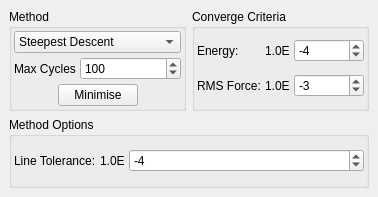
<ui version="4.0" >
 <class>MinimiserWidget</class>
 <widget class="QWidget" name="MinimiserWidget" >
  <property name="geometry" >
   <rect>
    <x>0</x>
    <y>0</y>
    <width>378</width>
    <height>197</height>
   </rect>
  </property>
  <property name="windowTitle" >
   <string>Minimiser</string>
  </property>
  <property name="windowIcon" >
   <iconset resource="icons.qrc" >:/stackicons/icons/stack_minimiser.svg</iconset>
  </property>
  <layout class="QVBoxLayout" >
   <property name="margin" >
    <number>9</number>
   </property>
   <property name="spacing" >
    <number>6</number>
   </property>
   <item>
    <layout class="QHBoxLayout" >
     <property name="margin" >
      <number>0</number>
     </property>
     <property name="spacing" >
      <number>6</number>
     </property>
     <item>
      <widget class="QGroupBox" name="groupBox" >
       <property name="sizePolicy" >
        <sizepolicy>
         <hsizetype>1</hsizetype>
         <vsizetype>1</vsizetype>
         <horstretch>0</horstretch>
         <verstretch>0</verstretch>
        </sizepolicy>
       </property>
       <property name="title" >
        <string>Method</string>
       </property>
       <layout class="QVBoxLayout" >
        <property name="margin" >
         <number>2</number>
        </property>
        <property name="spacing" >
         <number>4</number>
        </property>
        <item>
         <widget class="QComboBox" name="MinimiserMethodCombo" >
          <property name="sizePolicy" >
           <sizepolicy>
            <hsizetype>7</hsizetype>
            <vsizetype>0</vsizetype>
            <horstretch>0</horstretch>
            <verstretch>0</verstretch>
           </sizepolicy>
          </property>
          <item>
           <property name="text" >
            <string>Steepest Descent</string>
           </property>
          </item>
          <item>
           <property name="text" >
            <string>Conjugate Gradient</string>
           </property>
          </item>
          <item>
           <property name="text" >
            <string>Monte Carlo (Molecular)</string>
           </property>
          </item>
          <item>
           <property name="text" >
            <string>Simplex</string>
           </property>
          </item>
         </widget>
        </item>
        <item>
         <layout class="QHBoxLayout" >
          <property name="margin" >
           <number>0</number>
          </property>
          <property name="spacing" >
           <number>4</number>
          </property>
          <item>
           <widget class="QLabel" name="label_46" >
            <property name="text" >
             <string>Max Cycles</string>
            </property>
           </widget>
          </item>
          <item>
           <widget class="QSpinBox" name="MinimiseCyclesSpin" >
            <property name="sizePolicy" >
             <sizepolicy>
              <hsizetype>7</hsizetype>
              <vsizetype>0</vsizetype>
              <horstretch>0</horstretch>
              <verstretch>0</verstretch>
             </sizepolicy>
            </property>
            <property name="maximum" >
             <number>10000</number>
            </property>
            <property name="minimum" >
             <number>1</number>
            </property>
            <property name="singleStep" >
             <number>2</number>
            </property>
            <property name="value" >
             <number>100</number>
            </property>
           </widget>
          </item>
         </layout>
        </item>
        <item>
         <layout class="QHBoxLayout" >
          <property name="margin" >
           <number>0</number>
          </property>
          <property name="spacing" >
           <number>4</number>
          </property>
          <item>
           <spacer>
            <property name="orientation" >
             <enum>Qt::Horizontal</enum>
            </property>
            <property name="sizeHint" >
             <size>
              <width>21</width>
              <height>20</height>
             </size>
            </property>
           </spacer>
          </item>
          <item>
           <widget class="QPushButton" name="MinimiseButton" >
            <property name="text" >
             <string>Minimise</string>
            </property>
           </widget>
          </item>
          <item>
           <spacer>
            <property name="orientation" >
             <enum>Qt::Horizontal</enum>
            </property>
            <property name="sizeHint" >
             <size>
              <width>21</width>
              <height>20</height>
             </size>
            </property>
           </spacer>
          </item>
         </layout>
        </item>
       </layout>
      </widget>
     </item>
     <item>
      <widget class="QGroupBox" name="ConvergenceGroup" >
       <property name="sizePolicy" >
        <sizepolicy>
         <hsizetype>7</hsizetype>
         <vsizetype>1</vsizetype>
         <horstretch>0</horstretch>
         <verstretch>0</verstretch>
        </sizepolicy>
       </property>
       <property name="title" >
        <string>Converge Criteria</string>
       </property>
       <layout class="QGridLayout" >
        <property name="margin" >
         <number>2</number>
        </property>
        <property name="spacing" >
         <number>4</number>
        </property>
        <item row="0" column="0" >
         <widget class="QLabel" name="label_9" >
          <property name="sizePolicy" >
           <sizepolicy>
            <hsizetype>1</hsizetype>
            <vsizetype>5</vsizetype>
            <horstretch>0</horstretch>
            <verstretch>0</verstretch>
           </sizepolicy>
          </property>
          <property name="text" >
           <string>Energy:</string>
          </property>
         </widget>
        </item>
        <item row="1" column="1" >
         <widget class="QLabel" name="label_45" >
          <property name="sizePolicy" >
           <sizepolicy>
            <hsizetype>1</hsizetype>
            <vsizetype>5</vsizetype>
            <horstretch>0</horstretch>
            <verstretch>0</verstretch>
           </sizepolicy>
          </property>
          <property name="text" >
           <string>1.0E</string>
          </property>
         </widget>
        </item>
        <item row="0" column="1" >
         <widget class="QLabel" name="label_26" >
          <property name="sizePolicy" >
           <sizepolicy>
            <hsizetype>1</hsizetype>
            <vsizetype>5</vsizetype>
            <horstretch>0</horstretch>
            <verstretch>0</verstretch>
           </sizepolicy>
          </property>
          <property name="text" >
           <string>1.0E</string>
          </property>
         </widget>
        </item>
        <item row="1" column="0" >
         <widget class="QLabel" name="label_10" >
          <property name="sizePolicy" >
           <sizepolicy>
            <hsizetype>1</hsizetype>
            <vsizetype>5</vsizetype>
            <horstretch>0</horstretch>
            <verstretch>0</verstretch>
           </sizepolicy>
          </property>
          <property name="text" >
           <string>RMS Force:</string>
          </property>
         </widget>
        </item>
        <item row="0" column="2" >
         <widget class="QSpinBox" name="EnergyConvergeSpin" >
          <property name="sizePolicy" >
           <sizepolicy>
            <hsizetype>7</hsizetype>
            <vsizetype>0</vsizetype>
            <horstretch>0</horstretch>
            <verstretch>0</verstretch>
           </sizepolicy>
          </property>
          <property name="maximum" >
           <number>1</number>
          </property>
          <property name="minimum" >
           <number>-10</number>
          </property>
          <property name="value" >
           <number>-4</number>
          </property>
         </widget>
        </item>
        <item row="1" column="2" >
         <widget class="QSpinBox" name="ForceConvergeSpin" >
          <property name="enabled" >
           <bool>true</bool>
          </property>
          <property name="sizePolicy" >
           <sizepolicy>
            <hsizetype>7</hsizetype>
            <vsizetype>0</vsizetype>
            <horstretch>0</horstretch>
            <verstretch>0</verstretch>
           </sizepolicy>
          </property>
          <property name="maximum" >
           <number>1</number>
          </property>
          <property name="minimum" >
           <number>-10</number>
          </property>
          <property name="value" >
           <number>-3</number>
          </property>
         </widget>
        </item>
       </layout>
      </widget>
     </item>
    </layout>
   </item>
   <item>
    <widget class="QGroupBox" name="MethodOptionsGroup" >
     <property name="sizePolicy" >
      <sizepolicy>
       <hsizetype>1</hsizetype>
       <vsizetype>1</vsizetype>
       <horstretch>0</horstretch>
       <verstretch>0</verstretch>
      </sizepolicy>
     </property>
     <property name="title" >
      <string>Method Options</string>
     </property>
     <layout class="QVBoxLayout" >
      <property name="margin" >
       <number>2</number>
      </property>
      <property name="spacing" >
       <number>4</number>
      </property>
      <item>
       <widget class="QStackedWidget" name="MethodOptionsStack" >
        <property name="sizePolicy" >
         <sizepolicy>
          <hsizetype>7</hsizetype>
          <vsizetype>1</vsizetype>
          <horstretch>0</horstretch>
          <verstretch>0</verstretch>
         </sizepolicy>
        </property>
        <property name="currentIndex" >
         <number>1</number>
        </property>
        <widget class="QWidget" name="MinimiseSDPage" >
         <layout class="QHBoxLayout" >
          <property name="margin" >
           <number>0</number>
          </property>
          <property name="spacing" >
           <number>4</number>
          </property>
          <item>
           <layout class="QHBoxLayout" >
            <property name="margin" >
             <number>0</number>
            </property>
            <property name="spacing" >
             <number>4</number>
            </property>
            <item>
             <widget class="QLabel" name="label_20" >
              <property name="sizePolicy" >
               <sizepolicy>
                <hsizetype>1</hsizetype>
                <vsizetype>5</vsizetype>
                <horstretch>0</horstretch>
                <verstretch>0</verstretch>
               </sizepolicy>
              </property>
              <property name="text" >
               <string>Line Tolerance:</string>
              </property>
             </widget>
            </item>
            <item>
             <widget class="QLabel" name="label_21" >
              <property name="sizePolicy" >
               <sizepolicy>
                <hsizetype>1</hsizetype>
                <vsizetype>5</vsizetype>
                <horstretch>0</horstretch>
                <verstretch>0</verstretch>
               </sizepolicy>
              </property>
              <property name="text" >
               <string>1.0E</string>
              </property>
             </widget>
            </item>
            <item>
             <widget class="QSpinBox" name="SDLineToleranceSpin" >
              <property name="sizePolicy" >
               <sizepolicy>
                <hsizetype>7</hsizetype>
                <vsizetype>0</vsizetype>
                <horstretch>0</horstretch>
                <verstretch>0</verstretch>
               </sizepolicy>
              </property>
              <property name="maximum" >
               <number>-1</number>
              </property>
              <property name="minimum" >
               <number>-10</number>
              </property>
              <property name="value" >
               <number>-4</number>
              </property>
             </widget>
            </item>
           </layout>
          </item>
         </layout>
        </widget>
        <widget class="QWidget" name="MethodCGOptionsPage" >
         <layout class="QVBoxLayout" >
          <property name="margin" >
           <number>0</number>
          </property>
          <property name="spacing" >
           <number>4</number>
          </property>
          <item>
           <layout class="QHBoxLayout" >
            <property name="margin" >
             <number>0</number>
            </property>
            <property name="spacing" >
             <number>4</number>
            </property>
            <item>
             <widget class="QLabel" name="label_47" >
              <property name="sizePolicy" >
               <sizepolicy>
                <hsizetype>1</hsizetype>
                <vsizetype>5</vsizetype>
                <horstretch>0</horstretch>
                <verstretch>0</verstretch>
               </sizepolicy>
              </property>
              <property name="text" >
               <string>Line Tolerance:</string>
              </property>
             </widget>
            </item>
            <item>
             <widget class="QLabel" name="label_48" >
              <property name="sizePolicy" >
               <sizepolicy>
                <hsizetype>1</hsizetype>
                <vsizetype>5</vsizetype>
                <horstretch>0</horstretch>
                <verstretch>0</verstretch>
               </sizepolicy>
              </property>
              <property name="text" >
               <string>1.0E</string>
              </property>
             </widget>
            </item>
            <item>
             <widget class="QSpinBox" name="CGLineToleranceSpin" >
              <property name="sizePolicy" >
               <sizepolicy>
                <hsizetype>7</hsizetype>
                <vsizetype>0</vsizetype>
                <horstretch>0</horstretch>
                <verstretch>0</verstretch>
               </sizepolicy>
              </property>
              <property name="maximum" >
               <number>-1</number>
              </property>
              <property name="minimum" >
               <number>-10</number>
              </property>
              <property name="value" >
               <number>-4</number>
              </property>
             </widget>
            </item>
           </layout>
          </item>
         </layout>
        </widget>
        <widget class="QWidget" name="MethodMCOptionsPage" />
        <widget class="QWidget" name="MethodSimplexOptionsPage" />
       </widget>
      </item>
     </layout>
    </widget>
   </item>
  </layout>
 </widget>
 <resources>
  <include location="icons.qrc" />
 </resources>
 <connections/>
</ui>
